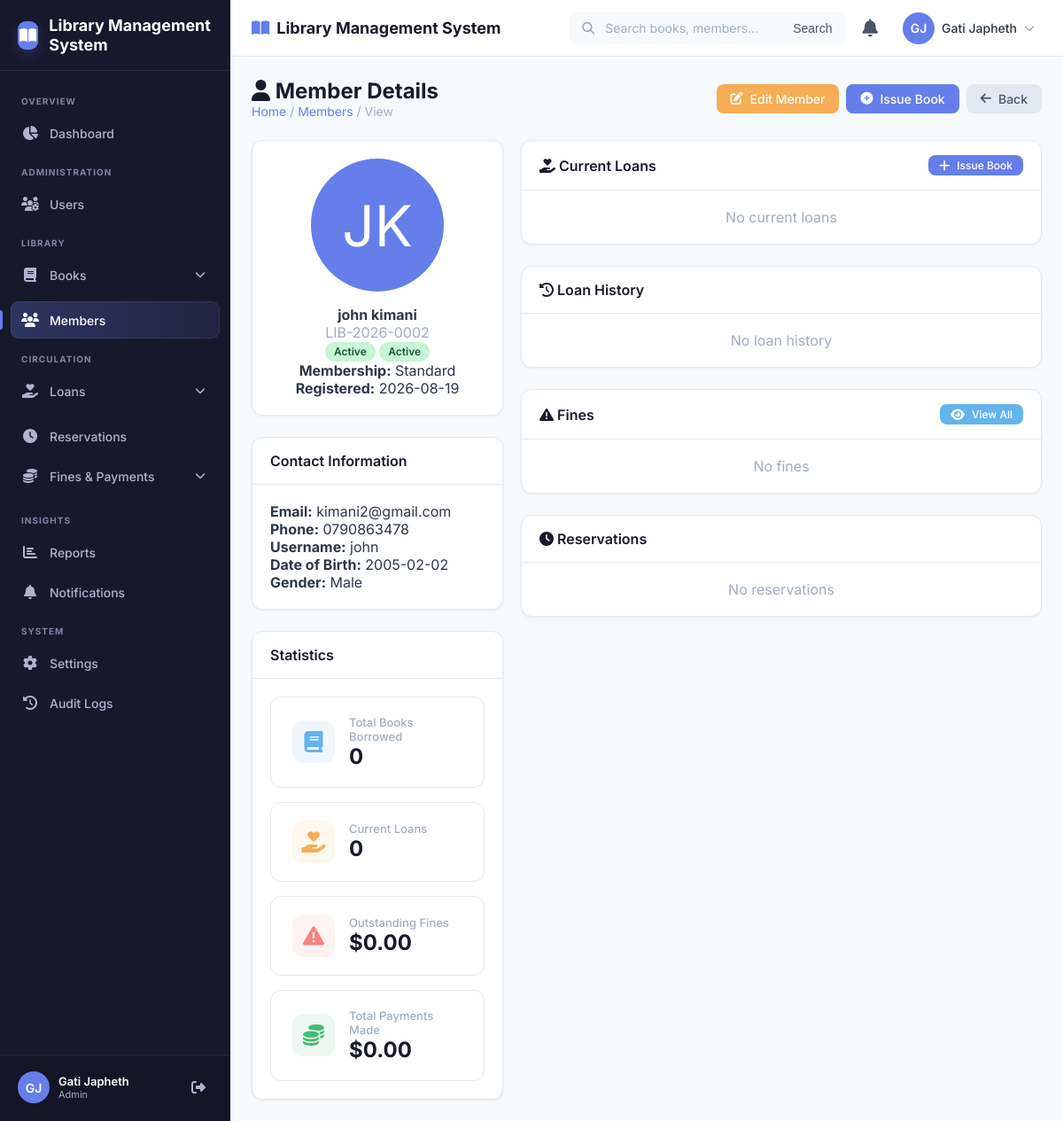
The app's page /admin/members/view.php?id=2 (signed in) with its own data.
### tables this page shows
CREATE TABLE `members` (
  `id` int(11) NOT NULL,
  `member_number` varchar(20) NOT NULL,
  `user_id` int(11) NOT NULL,
  `registration_date` date NOT NULL,
  `membership_type` varchar(50) DEFAULT 'Standard',
  `date_of_birth` date DEFAULT NULL,
  `gender` enum('Male','Female','Other') DEFAULT NULL,
  `address` text DEFAULT NULL,
  `emergency_contact` varchar(100) DEFAULT NULL,
  `status` enum('active','inactive','suspended') NOT NULL DEFAULT 'active',
  `created_at` timestamp NOT NULL DEFAULT current_timestamp(),
  `updated_at` timestamp NOT NULL DEFAULT current_timestamp() ON UPDATE current_timestamp()
);

CREATE TABLE `users` (
  `id` int(11) NOT NULL,
  `name` varchar(100) NOT NULL,
  `email` varchar(100) NOT NULL,
  `phone` varchar(20) DEFAULT NULL,
  `username` varchar(50) NOT NULL,
  `password` varchar(255) NOT NULL,
  `role` enum('admin','librarian','member') NOT NULL DEFAULT 'member',
  `status` enum('active','inactive') NOT NULL DEFAULT 'active',
  `profile_image` varchar(255) DEFAULT NULL,
  `last_login` datetime DEFAULT NULL,
  `created_at` timestamp NOT NULL DEFAULT current_timestamp(),
  `updated_at` timestamp NOT NULL DEFAULT current_timestamp() ON UPDATE current_timestamp()
);

### admin/members/view.php (the view, shortened to what this page needs)
<?php
$pdo = getDBConnection();
$memberId = isset($_GET['id']) ? (int) $_GET['id'] : 0;
$member = getMemberDetails($pdo, $memberId);
$stmt = $pdo->prepare("
    SELECT l.*,
           b.title as book_title,
           bc.accession_number,
           u.name as issued_by_name
    FROM loans l
    JOIN book_copies bc ON l.book_copy_id = bc.id
    JOIN books b ON bc.book_id = b.id
    JOIN users u ON l.issued_by = u.id
    WHERE l.member_id = ? AND l.status IN ('Borrowed', 'Overdue')
    ORDER BY l.due_date ASC
");
$stmt->execute([$memberId]);
$currentLoans = $stmt->fetchAll();
$stmt = $pdo->prepare("
    SELECT l.*,
           b.title as book_title,
           bc.accession_number,
           u.name as issued_by_name,
           u2.name as returned_to_name
    FROM loans l
    JOIN book_copies bc ON l.book_copy_id = bc.id
    JOIN books b ON bc.book_id = b.id
    JOIN users u ON l.issued_by = u.id
    LEFT JOIN users u2 ON l.returned_to = u2.id
    WHERE l.member_id = ? AND l.status = 'Returned'
    ORDER BY l.return_date DESC
    LIMIT 20
");
$stmt->execute([$memberId]);
$loanHistory = $stmt->fetchAll();
$stmt = $pdo->prepare("
    SELECT f.*, l.id as loan_id, b.title as book_title
    FROM fines f
    JOIN loans l ON f.loan_id = l.id
    JOIN book_copies bc ON l.book_copy_id = bc.id
    JOIN books b ON bc.book_id = b.id
    WHERE f.member_id = ?
    ORDER BY f.created_at DESC
");
$stmt->execute([$memberId]);
$fines = $stmt->fetchAll();
$stmt = $pdo->prepare("
    SELECT r.*, b.title as book_title
    FROM reservations r
    JOIN books b ON r.book_id = b.id
    WHERE r.member_id = ?
    ORDER BY r.created_at DESC
");
$stmt->execute([$memberId]);
$reservations = $stmt->fetchAll();
include_once '../../includes/header.php';
include_once '../../includes/navbar.php';
include_once '../../includes/sidebar.php';
?>
<main class="page-content">
    <div class="page-header">
        <div>
            <h1><i class="fas fa-user"></i> Member Details</h1>
            <div class="breadcrumb">
                <a href="../dashboard.php">Home</a> / <a href="index.php">Members</a> / View
            </div>
        </div>
        <div class="page-actions">
            <a href="edit.php?id=<?php echo $memberId; ?>" class="btn btn-warning">
                <i class="fas fa-edit"></i> Edit Member
            </a>
            <a href="../loans/create.php?member_id=<?php echo $memberId; ?>" class="btn btn-primary">
                <i class="fas fa-plus-circle"></i> Issue Book
            </a>
            <a href="index.php" class="btn btn-secondary">
                <i class="fas fa-arrow-left"></i> Back
            </a>
        </div>
    </div>
    <div class="row">
        <div class="col-4">
            <div class="card">
                <div class="card-body text-center">
                    <?php if ($member['profile_image']): ?>
                        <img src="<?php echo APP_URL; ?>/uploads/members/<?php echo $member['profile_image']; ?>"
                             alt="<?php echo $member['name']; ?>"
                             style="width:150px;height:150px;border-radius:50%;object-fit:cover;margin-bottom:16px;">
                    <?php else: ?>
                        <div style="width:150px;height:150px;border-radius:50%;background:var(--primary);margin:0 auto 16px;display:flex;align-items:center;justify-content:center;font-size:64px;color:white;">
                            <?php echo getInitials($member['name']); ?>
                        </div>
                    <?php endif; ?>
                    <h4><?php echo $member['name']; ?></h4>
                    <p class="text-muted"><?php echo $member['member_number']; ?></p>
                    <p>
                        <?php echo getStatusBadge($member['status'], 'member'); ?>
                        <?php echo getStatusBadge($member['user_status']); ?>
                    </p>
                    <p><strong>Membership:</strong> <?php echo $member['membership_type']; ?></p>
                    <p><strong>Registered:</strong> <?php echo formatDate($member['registration_date']); ?></p>
                </div>
            </div>
            <div class="card mt-3">
                <div class="card-header">
                    <h5>Contact Information</h5>
                </div>
                <div class="card-body">
                    <p><strong>Email:</strong> <?php echo $member['email']; ?></p>
                    <p><strong>Phone:</strong> <?php echo $member['phone'] ?: 'N/A'; ?></p>
                    <p><strong>Username:</strong> <?php echo $member['username']; ?></p>
                    <?php if ($member['date_of_birth']): ?>
                        <p><strong>Date of Birth:</strong> <?php echo formatDate($member['date_of_birth']); ?></p>
                    <?php endif; ?>
                    <?php if ($member['gender']): ?>
                        <p><strong>Gender:</strong> <?php echo $member['gender']; ?></p>
                    <?php endif; ?>
                </div>
            </div>
            <div class="card mt-3">
                <div class="card-header">
                    <h5>Statistics</h5>
                </div>
                <div class="card-body">
                    <div class="stat-card mb-2">
                        <div class="stat-icon info">
                            <i class="fas fa-book"></i>
                        </div>
                        <div class="stat-info">
                            <div class="stat-label">Total Books Borrowed</div>
                            <div class="stat-value"><?php echo $member['total_loans'] ?? 0; ?></div>
                        </div>
                    </div>
                    <div class="stat-card mb-2">
                        <div class="stat-icon warning">
                            <i class="fas fa-hand-holding-heart"></i>
                        </div>
                        <div class="stat-info">
                            <div class="stat-label">Current Loans</div>
                            <div class="stat-value"><?php echo $member['current_loans']; ?></div>
                        </div>
                    </div>
                    <div class="stat-card mb-2">
                        <div class="stat-icon danger">
                            <i class="fas fa-exclamation-triangle"></i>
                        </div>
                        <div class="stat-info">
                            <div class="stat-label">Outstanding Fines</div>
                            <div class="stat-value"><?php echo formatCurrency($member['outstanding_fines_amount']); ?></div>
                        </div>
                    </div>
                    <div class="stat-card">
                        <div class="stat-icon success">
                            <i class="fas fa-coins"></i>
                        </div>
                        <div class="stat-info">
                            <div class="stat-label">Total Payments Made</div>
                            <div class="stat-value"><?php
                                $stmt = $pdo->prepare("SELECT COALESCE(SUM(amount), 0) as total FROM payments WHERE member_id = ?");
                                $stmt->execute([$memberId]);
                                echo formatCurrency($stmt->fetch()['total']);
                            ?></div>
                        </div>
                    </div>
                </div>
            </div>
        </div>
        <div class="col-8">
            <div class="card">
                <div class="card-header">
                    <h5><i class="fas fa-hand-holding-heart"></i> Current Loans</h5>
                    <a href="../loans/create.php?member_id=<?php echo $memberId; ?>" class="btn btn-sm btn-primary">
                        <i class="fas fa-plus"></i> Issue Book
                    </a>
                </div>
                <div class="card-body">
                    <?php if (empty($currentLoans)): ?>
                        <p class="text-muted text-center">No current loans</p>
                    <?php endif; ?>
                </div>
            </div>
            <div class="card mt-3">
                <div class="card-header">
                    <h5><i class="fas fa-history"></i> Loan History</h5>
                </div>
                <div class="card-body">
                    <?php if (empty($loanHistory)): ?>
                        <p class="text-muted text-center">No loan history</p>
                    <?php endif; ?>
                </div>
            </div>
            <div class="card mt-3">
                <div class="card-header">
                    <h5><i class="fas fa-exclamation-triangle"></i> Fines</h5>
                    <a href="../fines/index.php?member_id=<?php echo $memberId; ?>" class="btn btn-sm btn-info">
                        <i class="fas fa-eye"></i> View All
                    </a>
                </div>
                <div class="card-body">
                    <?php if (empty($fines)): ?>
                        <p class="text-muted text-center">No fines</p>
                    <?php endif; ?>
                </div>
            </div>
            <div class="card mt-3">
                <div class="card-header">
                    <h5><i class="fas fa-clock"></i> Reservations</h5>
                </div>
                <div class="card-body">
                    <?php if (empty($reservations)): ?>
                        <p class="text-muted text-center">No reservations</p>
                    <?php endif; ?>
                </div>
            </div>
        </div>
    </div>
</main>
<?php include_once '../../includes/footer.php'; ?>

### includes/functions.php (shortened to what this page needs)
<?php
function formatDate(string $date, string $format = 'Y-m-d'): string {
    $dt = new DateTime($date);
    return $dt->format($format);
}
function formatCurrency(float $amount, string $currency = '$'): string {
    return $currency . number_format($amount, 2);
}
function getStatusDisplayName(string $status, string $type = 'user'): string {
    $statuses = [
        'user' => [
            'active' => 'Active',
            'inactive' => 'Inactive'
        ],
        'member' => [
            'active' => 'Active',
            'inactive' => 'Inactive',
            'suspended' => 'Suspended'
        ],
        'copy' => [
            'Available' => 'Available',
            'Borrowed' => 'Borrowed',
            'Reserved' => 'Reserved',
            'Lost' => 'Lost',
            'Damaged' => 'Damaged',
            'Maintenance' => 'Maintenance'
        ],
        'loan' => [
            'Borrowed' => 'Borrowed',
            'Returned' => 'Returned',
            'Overdue' => 'Overdue',
            'Lost' => 'Lost'
        ],
        'fine' => [
            'Unpaid' => 'Unpaid',
            'Paid' => 'Paid',
            'Waived' => 'Waived'
        ]
    ];
    return $statuses[$type][$status] ?? $status;
}
function getStatusBadge(string $status, string $type = 'user'): string {
    $classes = [
        'active' => 'badge-success',
        'inactive' => 'badge-danger',
        'suspended' => 'badge-warning',
        'Available' => 'badge-success',
        'Borrowed' => 'badge-warning',
        'Reserved' => 'badge-info',
        'Lost' => 'badge-danger',
        'Damaged' => 'badge-danger',
        'Maintenance' => 'badge-secondary',
        'Returned' => 'badge-success',
        'Overdue' => 'badge-danger',
        'Unpaid' => 'badge-danger',
        'Paid' => 'badge-success',
        'Waived' => 'badge-secondary'
    ];
    $display = getStatusDisplayName($status, $type);
    $class = $classes[$status] ?? 'badge-secondary';
    return '<span class="badge ' . $class . '">' . $display . '</span>';
}
function getMemberDetails(PDO $pdo, int $memberId): ?array {
    $stmt = $pdo->prepare("
        SELECT m.*, u.name, u.email, u.phone, u.username, u.profile_image, u.status as user_status,
               (SELECT COUNT(*) FROM loans WHERE member_id = m.id AND status IN ('Borrowed', 'Overdue')) as current_loans,
               (SELECT COUNT(*) FROM loans WHERE member_id = m.id AND status = 'Returned') as total_loans,
               (SELECT COUNT(*) FROM fines WHERE member_id = m.id AND status = 'Unpaid') as outstanding_fines_count,
               (SELECT COALESCE(SUM(amount), 0) FROM fines WHERE member_id = m.id AND status = 'Unpaid') as outstanding_fines_amount
        FROM members m
        JOIN users u ON m.user_id = u.id
        WHERE m.id = ?
    ");
    $stmt->execute([$memberId]);
    return $stmt->fetch();
}

### records on screen
members: user.name "JK", user.name "john kimani", member_number "LIB-2026-0002", status "Active Active", membership_type "Standard", registration_date "2026-08-19", user.email "kimani2@gmail.com", user.phone "0790863478", user.username "john", date_of_birth "2005-02-02", gender "Male"

### other values on screen
getSetting($pdo ?? null, 'library_name', APP_NAME) "Library Management System"
getInitials($userName) "GJ"
$userName "Gati Japheth"
$userRole "Admin"
$member['total_loans'] "0"
$member['current_loans'] "0"
formatCurrency($member['outstanding_fines_amount']) "$0.00"
formatCurrency($stmt->fetch()['total']) "$0.00"
